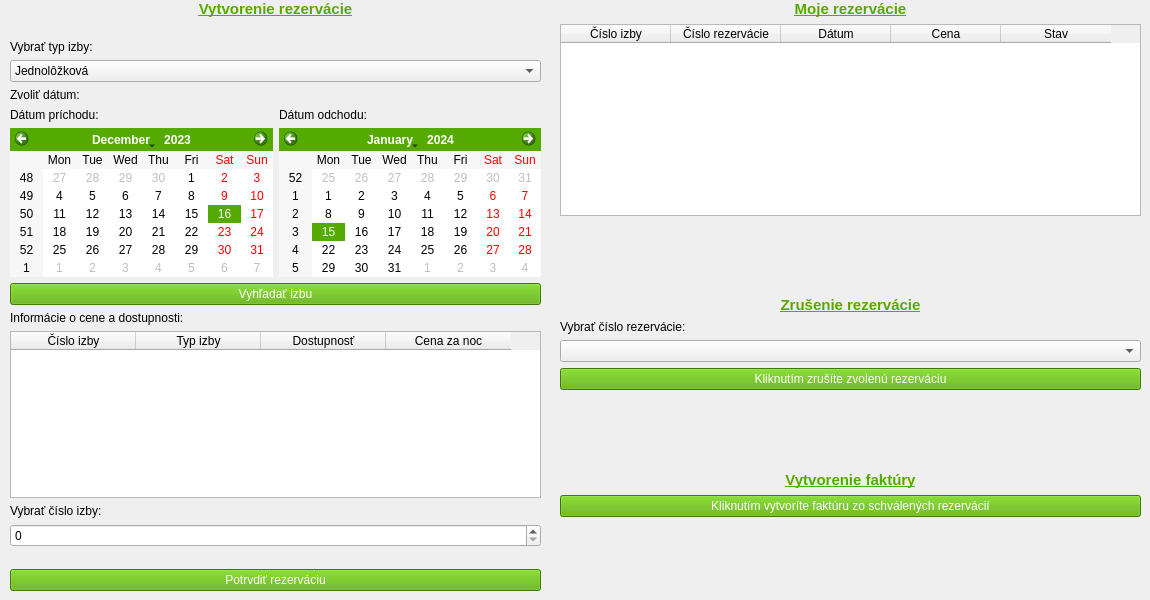
    <widget class="QWidget" name="tab">
     <attribute name="title">
      <string>Hosť</string>
     </attribute>
     <widget class="QWidget" name="verticalLayoutWidget">
      <property name="geometry">
       <rect>
        <x>10</x>
        <y>0</y>
        <width>531</width>
        <height>591</height>
       </rect>
      </property>
      <layout class="QVBoxLayout" name="verticalLayout">
       <item>
        <widget class="QLabel" name="label_2">
         <property name="font">
          <font>
           <family>Segoe UI</family>
           <pointsize>11</pointsize>
           <italic>false</italic>
           <bold>true</bold>
           <underline>true</underline>
          </font>
         </property>
         <property name="styleSheet">
          <string notr="true">color: rgb(85, 170, 0);
font: 700 11pt &quot;Segoe UI&quot;;</string>
         </property>
         <property name="text">
          <string>Vytvorenie rezervácie</string>
         </property>
         <property name="alignment">
          <set>Qt::AlignCenter</set>
         </property>
        </widget>
       </item>
       <item>
        <spacer name="verticalSpacer_2">
         <property name="orientation">
          <enum>Qt::Vertical</enum>
         </property>
         <property name="sizeHint" stdset="0">
          <size>
           <width>20</width>
           <height>40</height>
          </size>
         </property>
        </spacer>
       </item>
       <item>
        <widget class="QLabel" name="label">
         <property name="font">
          <font>
           <fontweight>DemiBold</fontweight>
          </font>
         </property>
         <property name="text">
          <string>Vybrať typ izby:</string>
         </property>
        </widget>
       </item>
       <item>
        <widget class="QComboBox" name="typIzby">
         <property name="cursor">
          <cursorShape>PointingHandCursor</cursorShape>
         </property>
         <item>
          <property name="text">
           <string>Jednolôžková</string>
          </property>
         </item>
         <item>
          <property name="text">
           <string>Dvojlôžková</string>
          </property>
         </item>
         <item>
          <property name="text">
           <string>Trojlôžková</string>
          </property>
         </item>
         <item>
          <property name="text">
           <string>Štvorlôžková</string>
          </property>
         </item>
         <item>
          <property name="text">
           <string>Suita</string>
          </property>
         </item>
         <item>
          <property name="text">
           <string>Apartmán</string>
          </property>
         </item>
         <item>
          <property name="text">
           <string>Rodinná</string>
          </property>
         </item>
        </widget>
       </item>
       <item>
        <widget class="QLabel" name="label_4">
         <property name="font">
          <font>
           <fontweight>DemiBold</fontweight>
          </font>
         </property>
         <property name="text">
          <string>Zvoliť dátum:</string>
         </property>
        </widget>
       </item>
       <item>
        <layout class="QHBoxLayout" name="horizontalLayout_3">
         <item>
          <widget class="QLabel" name="label_11">
           <property name="font">
            <font>
             <fontweight>DemiBold</fontweight>
            </font>
           </property>
           <property name="text">
            <string>Dátum príchodu:</string>
           </property>
          </widget>
         </item>
         <item>
          <widget class="QLabel" name="label_10">
           <property name="font">
            <font>
             <fontweight>DemiBold</fontweight>
            </font>
           </property>
           <property name="text">
            <string>Dátum odchodu:</string>
           </property>
          </widget>
         </item>
        </layout>
       </item>
       <item>
        <layout class="QHBoxLayout" name="horizontalLayout_2">
         <item>
          <widget class="QCalendarWidget" name="datumPrichodu">
           <property name="styleSheet">
            <string notr="true">selection-background-color: rgb(85, 170, 0);</string>
           </property>
           <property name="selectedDate">
            <date>
             <year>2023</year>
             <month>12</month>
             <day>16</day>
            </date>
           </property>
           <property name="gridVisible">
            <bool>false</bool>
           </property>
           <property name="selectionMode">
            <enum>QCalendarWidget::SingleSelection</enum>
           </property>
          </widget>
         </item>
         <item>
          <widget class="QCalendarWidget" name="datumOdchodu">
           <property name="styleSheet">
            <string notr="true">selection-background-color: rgb(85, 170, 0);</string>
           </property>
          </widget>
         </item>
        </layout>
       </item>
       <item>
        <widget class="QPushButton" name="vyhladatIzbu">
         <property name="font">
          <font>
           <fontweight>DemiBold</fontweight>
          </font>
         </property>
         <property name="cursor">
          <cursorShape>PointingHandCursor</cursorShape>
         </property>
         <property name="styleSheet">
          <string notr="true">background-color: rgb(85, 170, 0);
color: rgb(255, 255, 255);</string>
         </property>
         <property name="text">
          <string>Vyhľadať izbu</string>
         </property>
        </widget>
       </item>
       <item>
        <widget class="QLabel" name="label_3">
         <property name="font">
          <font>
           <fontweight>DemiBold</fontweight>
          </font>
         </property>
         <property name="text">
          <string>Informácie o cene a dostupnosti:</string>
         </property>
        </widget>
       </item>
       <item>
        <widget class="QTableWidget" name="infoIzby">
         <property name="sizePolicy">
          <sizepolicy hsizetype="Preferred" vsizetype="Expanding">
           <horstretch>0</horstretch>
           <verstretch>0</verstretch>
          </sizepolicy>
         </property>
         <property name="cursor" stdset="0">
          <cursorShape>ForbiddenCursor</cursorShape>
         </property>
         <attribute name="horizontalHeaderDefaultSectionSize">
          <number>125</number>
         </attribute>
         <column>
          <property name="text">
           <string>Číslo izby</string>
          </property>
         </column>
         <column>
          <property name="text">
           <string>Typ izby</string>
          </property>
         </column>
         <column>
          <property name="text">
           <string>Dostupnosť</string>
          </property>
         </column>
         <column>
          <property name="text">
           <string>Cena za noc</string>
          </property>
         </column>
        </widget>
       </item>
       <item>
        <widget class="QLabel" name="label_7">
         <property name="font">
          <font>
           <fontweight>DemiBold</fontweight>
          </font>
         </property>
         <property name="text">
          <string>Vybrať číslo izby:</string>
         </property>
        </widget>
       </item>
       <item>
        <widget class="QSpinBox" name="cisloIzby"/>
       </item>
       <item>
        <spacer name="verticalSpacer">
         <property name="orientation">
          <enum>Qt::Vertical</enum>
         </property>
         <property name="sizeHint" stdset="0">
          <size>
           <width>20</width>
           <height>40</height>
          </size>
         </property>
        </spacer>
       </item>
       <item>
        <widget class="QPushButton" name="vytvoritRezervaciu">
         <property name="font">
          <font>
           <fontweight>DemiBold</fontweight>
          </font>
         </property>
         <property name="cursor">
          <cursorShape>PointingHandCursor</cursorShape>
         </property>
         <property name="styleSheet">
          <string notr="true">background-color: rgb(85, 170, 0);
color: rgb(255, 255, 255);</string>
         </property>
         <property name="text">
          <string>Potrvdiť rezerváciu</string>
         </property>
        </widget>
       </item>
      </layout>
     </widget>
     <widget class="QWidget" name="verticalLayoutWidget_2">
      <property name="geometry">
       <rect>
        <x>560</x>
        <y>0</y>
        <width>581</width>
        <height>591</height>
       </rect>
      </property>
      <layout class="QVBoxLayout" name="verticalLayout_2">
       <item>
        <widget class="QLabel" name="label_5">
         <property name="font">
          <font>
           <family>Segoe UI</family>
           <pointsize>11</pointsize>
           <italic>false</italic>
           <bold>true</bold>
           <underline>true</underline>
          </font>
         </property>
         <property name="styleSheet">
          <string notr="true">color: rgb(85, 170, 0);
font: 700 11pt &quot;Segoe UI&quot;;</string>
         </property>
         <property name="text">
          <string>Moje rezervácie</string>
         </property>
         <property name="alignment">
          <set>Qt::AlignCenter</set>
         </property>
        </widget>
       </item>
       <item>
        <widget class="QTableWidget" name="mojeRezervacie">
         <property name="sizePolicy">
          <sizepolicy hsizetype="Expanding" vsizetype="Expanding">
           <horstretch>0</horstretch>
           <verstretch>0</verstretch>
          </sizepolicy>
         </property>
         <property name="cursor" stdset="0">
          <cursorShape>ForbiddenCursor</cursorShape>
         </property>
         <attribute name="horizontalHeaderCascadingSectionResizes">
          <bool>false</bool>
         </attribute>
         <attribute name="horizontalHeaderDefaultSectionSize">
          <number>110</number>
         </attribute>
         <column>
          <property name="text">
           <string>Číslo izby</string>
          </property>
         </column>
         <column>
          <property name="text">
           <string>Číslo rezervácie</string>
          </property>
         </column>
         <column>
          <property name="text">
           <string>Dátum</string>
          </property>
         </column>
         <column>
          <property name="text">
           <string>Cena</string>
          </property>
         </column>
         <column>
          <property name="text">
           <string>Stav</string>
          </property>
         </column>
        </widget>
       </item>
       <item>
        <spacer name="verticalSpacer_5">
         <property name="orientation">
          <enum>Qt::Vertical</enum>
         </property>
         <property name="sizeHint" stdset="0">
          <size>
           <width>20</width>
           <height>40</height>
          </size>
         </property>
        </spacer>
       </item>
       <item>
        <widget class="QLabel" name="label_6">
         <property name="font">
          <font>
           <family>Segoe UI</family>
           <pointsize>11</pointsize>
           <italic>false</italic>
           <bold>true</bold>
           <underline>true</underline>
          </font>
         </property>
         <property name="styleSheet">
          <string notr="true">color: rgb(85, 170, 0);
font: 700 11pt &quot;Segoe UI&quot;;</string>
         </property>
         <property name="text">
          <string>Zrušenie rezervácie</string>
         </property>
         <property name="alignment">
          <set>Qt::AlignCenter</set>
         </property>
        </widget>
       </item>
       <item>
        <widget class="QLabel" name="label_8">
         <property name="font">
          <font>
           <fontweight>DemiBold</fontweight>
          </font>
         </property>
         <property name="text">
          <string>Vybrať číslo rezervácie:</string>
         </property>
        </widget>
       </item>
       <item>
        <widget class="QComboBox" name="cisloRusenejRezervacie">
         <property name="cursor">
          <cursorShape>PointingHandCursor</cursorShape>
         </property>
        </widget>
       </item>
       <item>
        <widget class="QPushButton" name="zrusenieRezervacie">
         <property name="font">
          <font>
           <fontweight>DemiBold</fontweight>
          </font>
         </property>
         <property name="cursor">
          <cursorShape>PointingHandCursor</cursorShape>
         </property>
         <property name="styleSheet">
          <string notr="true">background-color: rgb(85, 170, 0);
color: rgb(255, 255, 255);</string>
         </property>
         <property name="text">
          <string>Kliknutím zrušíte zvolenú rezerváciu</string>
         </property>
        </widget>
       </item>
       <item>
        <spacer name="verticalSpacer_4">
         <property name="orientation">
          <enum>Qt::Vertical</enum>
         </property>
         <property name="sizeHint" stdset="0">
          <size>
           <width>20</width>
           <height>40</height>
          </size>
         </property>
        </spacer>
       </item>
       <item>
        <widget class="QLabel" name="label_9">
         <property name="font">
          <font>
           <family>Segoe UI</family>
           <pointsize>11</pointsize>
           <italic>false</italic>
           <bold>true</bold>
           <underline>true</underline>
          </font>
         </property>
         <property name="styleSheet">
          <string notr="true">color: rgb(85, 170, 0);
font: 700 11pt &quot;Segoe UI&quot;;</string>
         </property>
         <property name="text">
          <string>Vytvorenie faktúry</string>
         </property>
         <property name="alignment">
          <set>Qt::AlignCenter</set>
         </property>
        </widget>
       </item>
       <item>
        <widget class="QPushButton" name="vytvoritFakturu">
         <property name="font">
          <font>
           <fontweight>DemiBold</fontweight>
          </font>
         </property>
         <property name="cursor">
          <cursorShape>PointingHandCursor</cursorShape>
         </property>
         <property name="styleSheet">
          <string notr="true">background-color: rgb(85, 170, 0);
color: rgb(255, 255, 255);</string>
         </property>
         <property name="text">
          <string>Kliknutím vytvoríte faktúru zo schválených rezervácií</string>
         </property>
        </widget>
       </item>
       <item>
        <spacer name="verticalSpacer_3">
         <property name="orientation">
          <enum>Qt::Vertical</enum>
         </property>
         <property name="sizeHint" stdset="0">
          <size>
           <width>20</width>
           <height>40</height>
          </size>
         </property>
        </spacer>
       </item>
      </layout>
     </widget>
    </widget>
